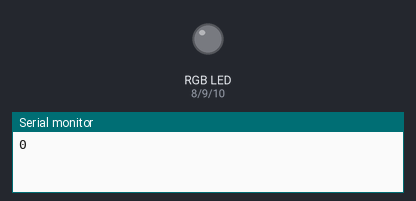
Recording of a sketch running on a simulated Arduino Uno, built with avr-gcc and run on an emulated ATmega328P. Parts: an RGB LED mixed from three pins (HIGH = lit), the last lines printed to the serial monitor.

Above: at 0.5 s.
At 1.5 s:
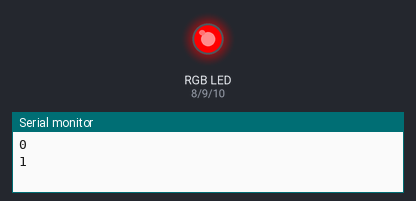
At 2.5 s:
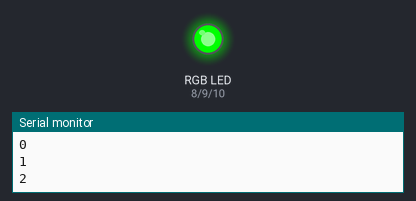
At 3.5 s:
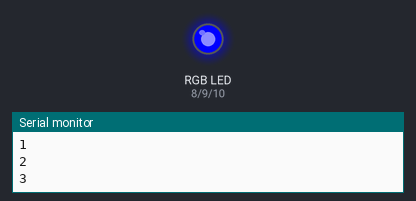
At 5.0 s:
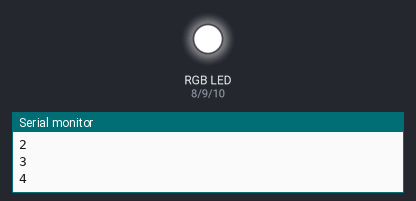
Timing chart, 0 to 7.8 s (numbered marks = the images above):
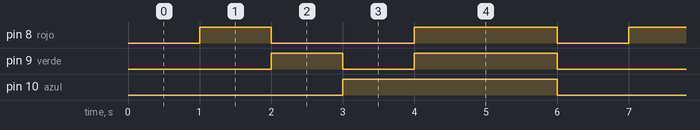

The sketch:

RGB-Variable.ino
```cpp
int color= 0;

void setup() {
  Serial.begin(9600);
  pinMode(8, OUTPUT); // rojo
  pinMode(9, OUTPUT); // verde
  pinMode(10, OUTPUT);// azul

  digitalWrite(8, LOW);
  digitalWrite(9, LOW);
  digitalWrite(10, LOW);


}

void loop() {
Serial.println(color);


color++;
delay(1000);
  if (color > 4) {
    color = 0;
    delay(1000);

  }

  if (color == 0) {
    digitalWrite(8, LOW); //apagados
    digitalWrite(9, LOW);
    digitalWrite(10, LOW);

  }
  if (color == 1) {
    digitalWrite(8, HIGH);  //rojo
    digitalWrite(9, LOW);
    digitalWrite(10, LOW);
  }
  if (color == 2) {
    digitalWrite(8, LOW);  //verde
    digitalWrite(9, HIGH);
    digitalWrite(10, LOW);
  }
  if (color == 3) {
    digitalWrite(8, LOW);  //azul
    digitalWrite(9, LOW);
    digitalWrite(10, HIGH);
  }
  if (color == 4) {
    digitalWrite(8, HIGH);  //blanco
    digitalWrite(9, HIGH);
    digitalWrite(10, HIGH);
  }


}
```

Measured:
- by itself, pin 8 (rojo): repeats every 6.0 s: LOW 2.0 s, HIGH 2.0 s, LOW 1.0 s, HIGH 1.0 s
- by itself, pin 9 (verde): repeats every 6.0 s: LOW 1.0 s, HIGH 2.0 s, LOW 2.0 s, HIGH 1.0 s
- by itself, pin 10 (azul): alternates HIGH for 3.0 s and LOW for 3.0 s
